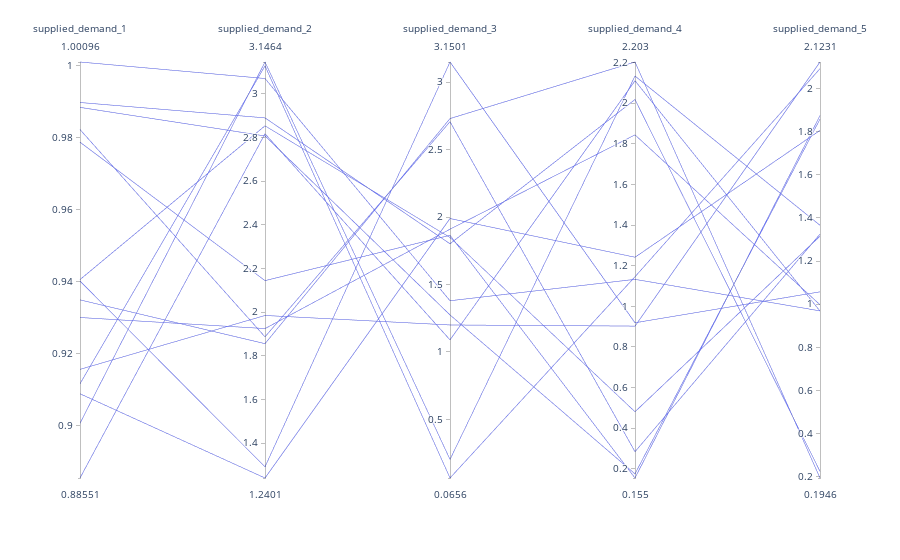

The notebook cell saved with this chart:
### Code cell
# Assuming you have a DataFrame named 'global_df'
# Replace these column names with your actual column names
columns = ["supplied_demand_1", "supplied_demand_2", "supplied_demand_3", "supplied_demand_4","supplied_demand_5"]

# Sample data, replace this with your 'global_df' data
data = pd.DataFrame({
    "supplied_demand_1": results[columns[0]],
    "supplied_demand_2": results[columns[1]],
    "supplied_demand_3": results[columns[2]],
    "supplied_demand_4": results[columns[3]],
    "supplied_demand_5": results[columns[4]]
})

# Create the parallel plot
fig = px.parallel_coordinates(data, dimensions=columns)

# Show the plot
fig.show()

### Figure 1 — Plotly figure (JSON) as saved in the notebook; plotly's stock layout.template omitted (floating-point values rounded to 4 significant figures)
{"data": [{"dimensions": [{"label": "supplied_demand_1", "values": [0.9822, 0.9884, 0.9402, 0.9406, 1.001, 0.8855, 0.9787, 0.9301, 0.9157, 0.9117, 0.9897, 0.9089, 0.9349, 0.9007]}, {"label": "supplied_demand_2", "values": [1.887, 2.808, 1.291, 2.854, 3.071, 2.818, 2.145, 1.925, 1.985, 3.129, 2.89, 1.24, 1.856, 3.146]}, {"label": "supplied_demand_3", "values": [2.707, 1.275, 3.15, 1.849, 1.38, 1.09, 1.865, 1.91, 1.2, 0.06558, 1.802, 1.989, 2.731, 0.203]}, {"label": "supplied_demand_4", "values": [0.2844, 0.1752, 0.9192, 0.4812, 1.133, 2.111, 0.155, 1.844, 0.9028, 1.146, 2.018, 1.242, 2.203, 2.134]}, {"label": "supplied_demand_5", "values": [1.325, 1.859, 1.058, 1.316, 0.9693, 0.9686, 1.875, 0.9978, 2.123, 2.092, 0.225, 1.806, 0.1946, 1.366]}], "domain": {"x": [0, 1], "y": [0, 1]}, "name": "", "type": "parcoords"}], "layout": {"legend": {"tracegroupgap": 0}, "margin": {"t": 60}}}
